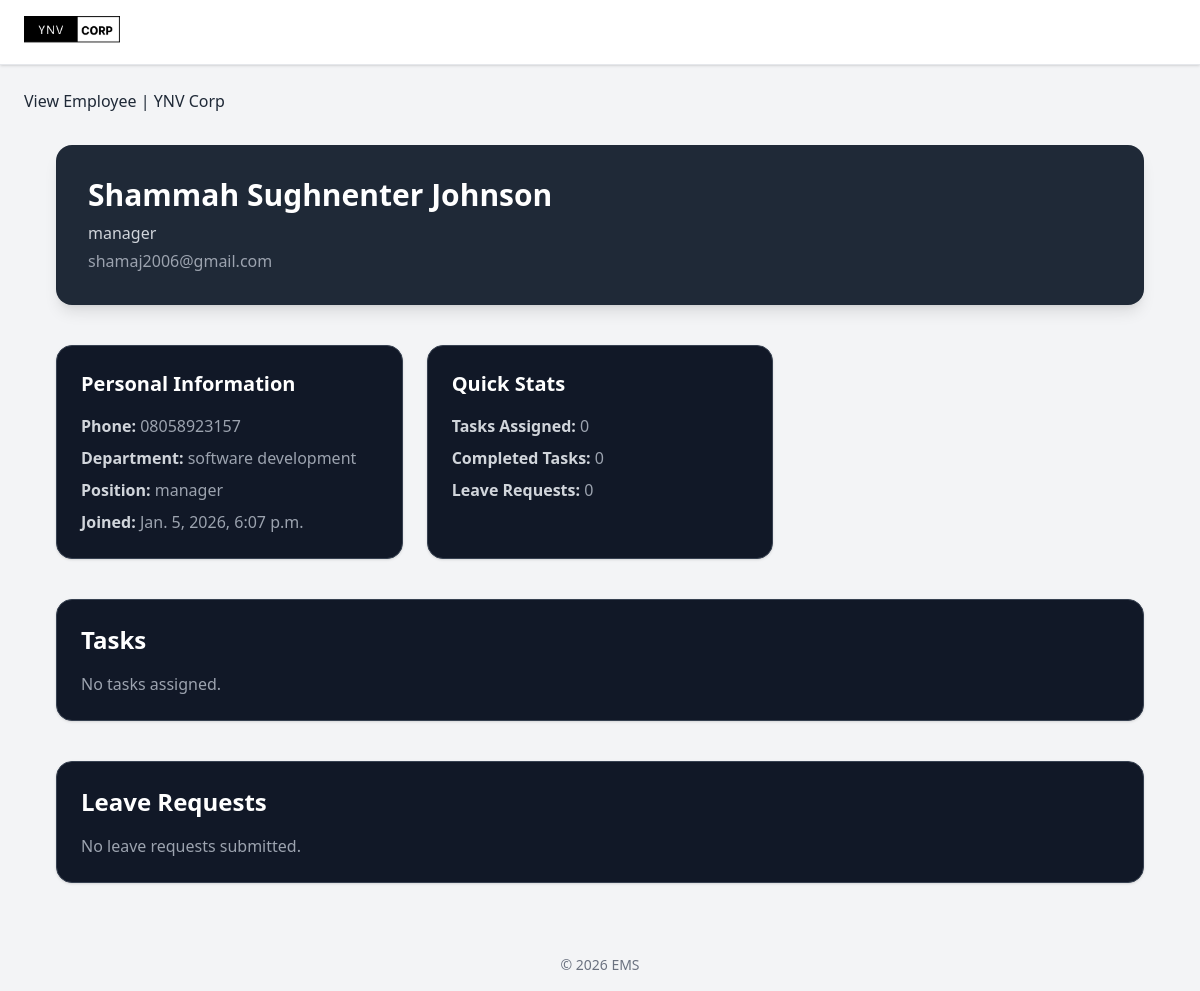
Page /employee/1/ on the earlier database version.
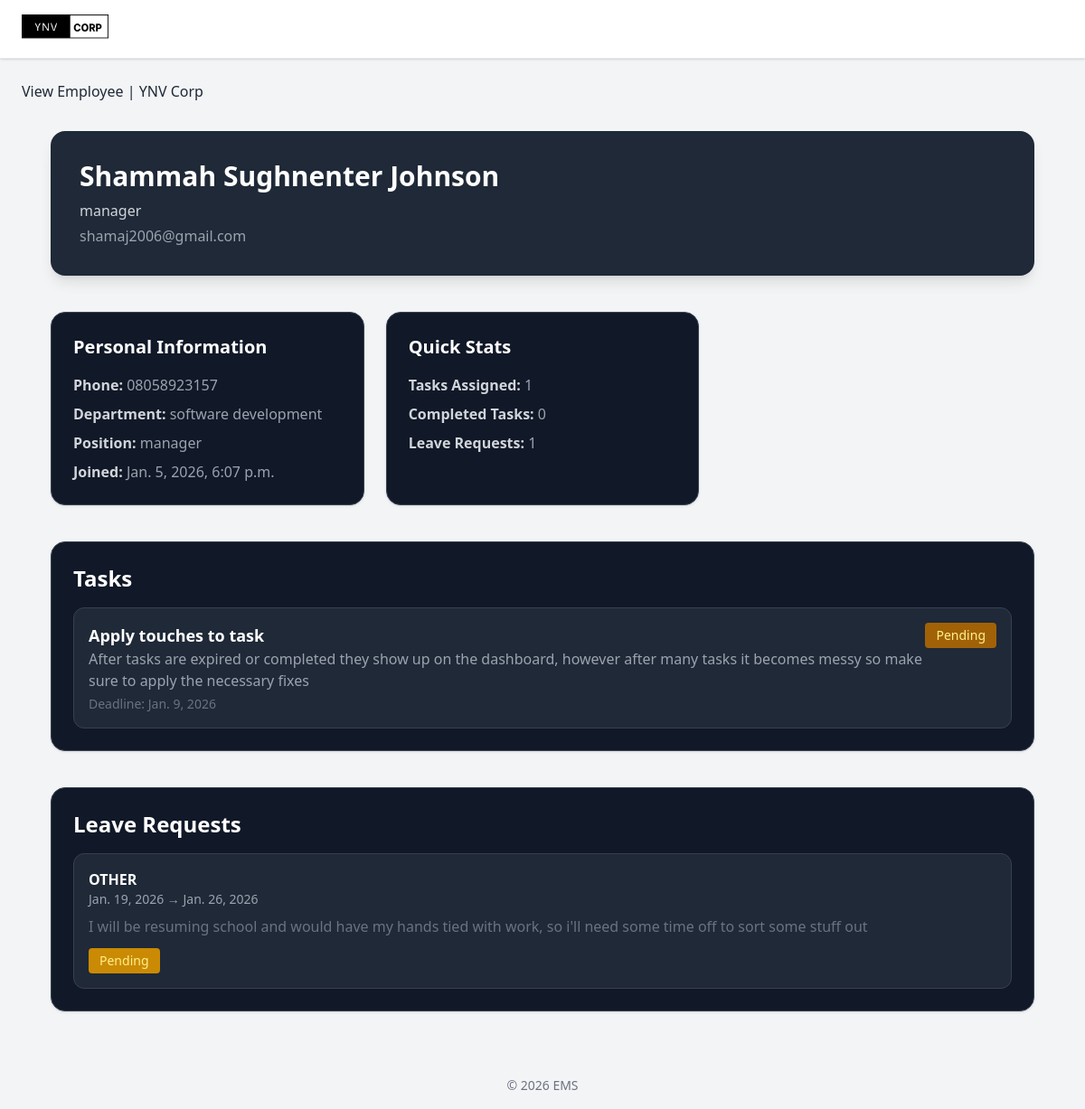
Same page on the later database version.
### employee/models.py (models this page shows, shortened)
class Employee(AbstractUser):
    GENDER_CHOICES=(
        ('male', 'MALE'),
        ('female', 'FEMALE'),
        )
    POSITION_CHOICES=(
        ('manager', 'MANAGER'),
        ('developer', 'DEVELOPER'),
        ('designer', 'DESIGNER'),
        ('tester', 'TESTER'),
        ('hr manager', 'HR MANAGER'),
        ('intern', 'INTERN'),
        ('software engineer', 'SOFTWARE ENGINEER'),
        ('data scientist', 'DATA SCIENTIST'),
        ('product manager', 'PRODUCT MANAGER'),
        ('business analyst', 'BUSINESS ANALYST'),
        ('devops engineer', 'DEVOPS ENGINEER'),
        ('system administrator', 'SYSTEM ADMINISTRATOR'),
        ('network engineer', 'NETWORK ENGINEER'),
        ('technical support', 'TECHNICAL SUPPORT'),
        ('it consultant', 'IT CONSULTANT'),
        ('other', 'OTHER'),
    )
    DEPARTMENT_CHOICES=(
        ('sales', 'SALES'),
        ('resarch & development', 'RESEARCH & DEVELOPMENT'),
        ('software development', 'SOFTWARE DEVELOPMENT'),
        ('product research', 'PRODUCT RESEARCH'),
        ('marketing', 'MARKETING'),
        ('human resource', 'HUMAN RESOURCE'),
        ('legal','LEGAL'),
        ('customer service', 'CUSTOMER SERVICE')
    )
    full_name = models.CharField(max_length=200, blank=True)
    username = None
    email = models.EmailField(unique=True)
    gender = models.CharField(max_length=10, choices=GENDER_CHOICES)
    position = models.CharField(max_length=200, blank=True, choices=POSITION_CHOICES)
    date_of_birth = models.DateField(null=True)
    employment_date = models.DateField(default=date.today)
    phone_number = models.CharField(max_length=15, blank=True)
    address = models.CharField(max_length=200, blank=True)
    employee_id = models.CharField(max_length=20, unique=True, blank=True)
    department = models.CharField(max_length=100, blank=True, choices=DEPARTMENT_CHOICES)
    USERNAME_FIELD = 'email'
    REQUIRED_FIELDS = []

class Task(models.Model):
    assigned_to = models.ForeignKey(Employee, on_delete=models.CASCADE, related_name="assigned_tasks")
    title = models.CharField(max_length=100) #title of task field
    description = models.TextField() #description of task field
    assigned_date = models.DateField(auto_now_add=True) #date field for assigned date
    deadline = models.DateField() #date field for deadline
    complete = models.BooleanField(default=False)
    class Meta():
        ordering = ['complete']

class LeaveRequest(models.Model):
    STATUS_CHOICES = [
        ('Pending', 'Pending'),
        ('Approved', 'Approved'),
        ('Rejected', 'Rejected'),
    ] # status choices for the leave request
    LEAVE_TYPE=(
        ('sick', 'SICK'),
        ('annual', 'ANNUAL'),
        ('unpaid', 'UNPAID'),
        ('maternity', 'MATERNITY'),
        ('paternity', 'PATERNITY'),
        ('bereavement', 'BEREAVEMENT'),
        ('other', 'OTHER'),
        )
    employee = models.ForeignKey(Employee, on_delete=models.CASCADE, related_name='leave_requests')
    start_date = models.DateField() #date field for start date
    end_date = models.DateField() #date field for end date
    reason = models.TextField() #reason for leave field
    leave_type = models.CharField(max_length=20, choices=LEAVE_TYPE, default='other') #leave type field with choices
    status = models.CharField(max_length=10, choices=STATUS_CHOICES, default='Pending') #status field with choices
    applied_on = models.DateField(auto_now_add=True) #date field for applied on
    updated_at = models.DateTimeField(auto_now_add=True)
    class Meta:
        ordering = ['-applied_on']
        verbose_name = "Leave Request"
        verbose_name_plural = "Leave Requests"

### employee/views.py (the view)
# urls.py: path('employee/<int:pk>/', EmployeeDetailView.as_view(), name='employee_detail'),
class EmployeeDetailView(DetailView):
    model = Employee
    template_name = 'employee/employee_detail.html'
    context_object_name = 'employee'
    def get_context_data(self, **kwargs):
        context = super().get_context_data(**kwargs)
        employee = self.get_object()
        context['tasks'] = employee.assigned_tasks.all()
        context['completed_tasks'] = employee.assigned_tasks.filter(complete=True).count()
        context['leave_requests'] = employee.leave_requests.all()
        return context

### employee/templates/employee/employee_detail.html
{% extends 'employee/base.html' %}
{% block content %}
{% block title %}View Employee | YNV Corp{% endblock %}
<div class="p-8 space-y-10">
  <div class="bg-gray-800 text-white p-8 rounded-2xl shadow-lg">
    <h1 class="text-3xl font-bold">{{ employee.full_name }}</h1>
    <p class="text-gray-300 mt-2">{{ employee.position }}</p>
    <p class="text-gray-400 mt-1">{{ employee.email }}</p>
  </div>
  <div class="grid grid-cols-1 md:grid-cols-3 gap-6">
    <div class="bg-gray-900 p-6 rounded-2xl shadow border border-gray-700">
      <h2 class="text-xl font-semibold text-white mb-4">Personal Information</h2>
      <ul class="text-gray-400 space-y-2">
        <li><strong class="text-gray-300">Phone:</strong> {{ employee.phone_number }}</li>
        <li><strong class="text-gray-300">Department:</strong> {{ employee.department }}</li>
        <li><strong class="text-gray-300">Position:</strong> {{ employee.position }}</li>
        <li><strong class="text-gray-300">Joined:</strong> {{ employee.date_joined }}</li>
      </ul>
    </div>
    <div class="bg-gray-900 p-6 rounded-2xl shadow border border-gray-700">
      <h2 class="text-xl font-semibold text-white mb-4">Quick Stats</h2>
      <ul class="text-gray-400 space-y-2">
        <li><strong class="text-gray-300">Tasks Assigned:</strong> {{ tasks.count }}</li>
        <li><strong class="text-gray-300">Completed Tasks:</strong> {{ completed_tasks }}</li>
        <li><strong class="text-gray-300">Leave Requests:</strong> {{ leave_requests.count }}</li>
      </ul>
    </div>
  </div>
  <div class="bg-gray-900 p-6 rounded-2xl shadow border border-gray-700">
    <h2 class="text-2xl font-semibold text-white mb-4">Tasks</h2>
    {% if tasks %}
      <div class="space-y-4">
        {% for task in tasks %}
          <div class="p-4 rounded-xl bg-gray-800 flex justify-between border border-gray-700">
            <div>
              <h3 class="text-lg font-semibold text-white">{{ task.title }}</h3>
              <p class="text-gray-400">{{ task.description }}</p>
              <p class="text-gray-500 text-sm mt-1">Deadline: {{ task.deadline }}</p>
            </div>
            <span class="px-3 py-1 rounded text-sm self-start
              {% if task.complete %}bg-green-700 text-green-200{% else %}bg-yellow-700 text-yellow-200{% endif %}
            ">
              {% if task.complete %}Completed{% else %}Pending{% endif %}
            </span>
          </div>
        {% endfor %}
      </div>
    {% else %}
      <p class="text-gray-400">No tasks assigned.</p>
    {% endif %}
  </div>
  <div class="bg-gray-900 p-6 rounded-2xl shadow border border-gray-700">
    <h2 class="text-2xl font-semibold text-white mb-4">Leave Requests</h2>
    {% if leave_requests %}
      <div class="space-y-4">
      {% for leave in leave_requests %}
        <div class="p-4 bg-gray-800 rounded-xl border border-gray-700">
          <p class="text-white font-semibold">{{ leave.leave_type|upper }}</p>
          <p class="text-gray-400 text-sm">{{ leave.start_date }} → {{ leave.end_date }}</p>
          <p class="text-gray-500 mt-2">{{ leave.reason }}</p>
          <span class="inline-block mt-3 px-3 py-1 rounded text-sm
            {% if leave.status == 'Approved' %}bg-green-700 text-green-200
            {% elif leave.status == 'Rejected' %}bg-red-700 text-red-200
            {% else %}bg-yellow-600 text-yellow-200{% endif %}
          ">
            {{ leave.status }}
          </span>
        </div>
      {% endfor %}
      </div>
    {% else %}
      <p class="text-gray-400">No leave requests submitted.</p>
    {% endif %}
  </div>
</div>
{% endblock %}

Differences in the rows shown:
changed Employee "Shammah Sughnenter Johnson": count "0" → "1"
added Task: title "Apply touches to task", description "After tasks are expired or completed they show up on the dashboard, however after many tasks it becomes messy so make sure to apply the necessary fixes", deadline "Jan. 9, 2026", complete "Pending"
added LeaveRequest: leave_type "OTHER", start_date "Jan. 19, 2026", end_date "Jan. 26, 2026", reason "I will be resuming school and would have my hands tied with work, so i'll need some time off to sort some stuff out", status "Pending"
Other differences:
text no longer shown: "No tasks assigned. No leave requests submitted."
